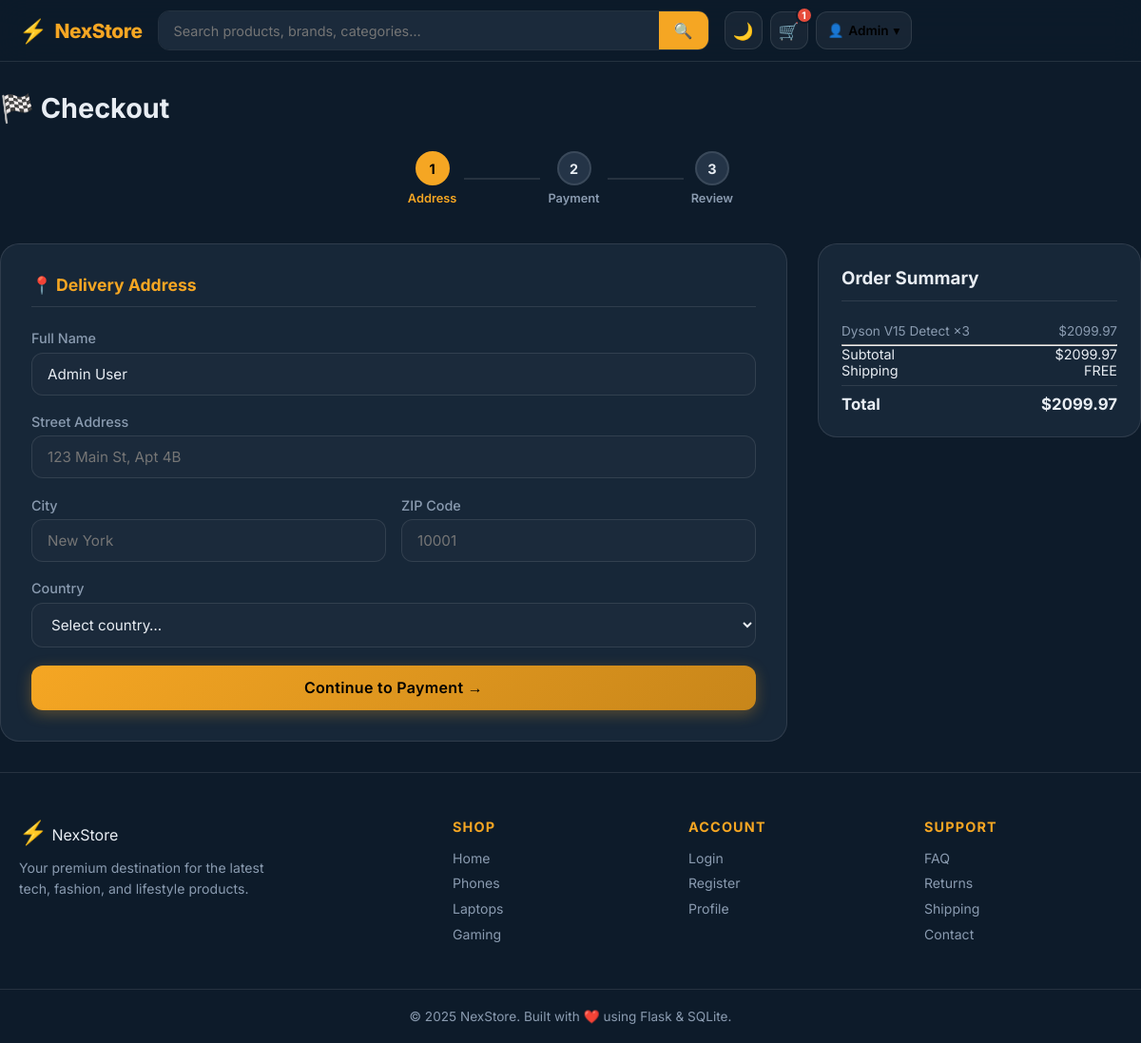
Page /checkout (signed in) on the committed database.
### tables this page shows
CREATE TABLE users (
            id INTEGER PRIMARY KEY AUTOINCREMENT,
            name TEXT NOT NULL,
            email TEXT NOT NULL UNIQUE,
            password_hash TEXT NOT NULL,
            role TEXT NOT NULL DEFAULT 'user',
            avatar TEXT DEFAULT NULL,
            created_at DATETIME DEFAULT CURRENT_TIMESTAMP
        , last_login DATETIME DEFAULT NULL);

CREATE TABLE cart (
            id INTEGER PRIMARY KEY AUTOINCREMENT,
            user_id INTEGER NOT NULL,
            product_id INTEGER NOT NULL,
            quantity INTEGER NOT NULL DEFAULT 1, variant_id INTEGER DEFAULT NULL,
            FOREIGN KEY (user_id) REFERENCES users(id),
            FOREIGN KEY (product_id) REFERENCES products(id),
            UNIQUE(user_id, product_id)
        );

CREATE TABLE products (
            id INTEGER PRIMARY KEY AUTOINCREMENT,
            name TEXT NOT NULL,
            description TEXT,
            price REAL NOT NULL,
            old_price REAL DEFAULT NULL,
            category_id INTEGER NOT NULL,
            image_url TEXT,
            stock INTEGER DEFAULT 10,
            rating REAL DEFAULT 4.0,
            reviews_count INTEGER DEFAULT 0,
            is_featured INTEGER DEFAULT 0,
            is_deal INTEGER DEFAULT 0,
            FOREIGN KEY (category_id) REFERENCES categories(id)
        );

### controllers/order_controller.py (the view, shortened to what this page needs)
@order_bp.route('/checkout', methods=['GET', 'POST'])
@login_required
def checkout():
    user_id = session['user_id']
    items   = get_cart_items(user_id)
    if not items:
        flash('Your cart is empty.', 'warning')
        return redirect(url_for('cart.view_cart'))
    subtotal = get_cart_total(user_id)
    promo    = session.get('promo_code')
    discount = round(subtotal * PROMO_CODES[promo], 2) if promo and promo in PROMO_CODES else 0
    shipping = 0 if subtotal >= 50 else 9.99
    total    = round(subtotal - discount + shipping, 2)
    user = get_user_by_id(user_id)
    return render_template(
        'checkout/checkout.html',
        items=items,
        subtotal=subtotal,
        discount=discount,
        shipping=shipping,
        total=total,
        user=user,
        cart_count=get_cart_count(user_id)
    )

### controllers/auth_controller.py (called while the page is built)
def login_required(f):
    from functools import wraps
    @wraps(f)
    def decorated(*args, **kwargs):
        if 'user_id' not in session:
            flash('Please log in to continue.', 'warning')
            return redirect(url_for('auth.login', next=request.url))
        return f(*args, **kwargs)
    return decorated

### models/cart.py (called while the page is built)
def get_cart_items(user_id):
    conn = get_db()
    items = conn.execute(
        """SELECT c.id, c.quantity, p.id AS product_id, p.name, p.price,
                  p.old_price, p.image_url, p.stock,
                  v.color_name, v.color_hex, v.price_modifier
           FROM cart c
           JOIN products p ON c.product_id = p.id
           LEFT JOIN product_variants v ON c.variant_id = v.id
           WHERE c.user_id = ?
           ORDER BY c.id DESC""",
        (user_id,)
    ).fetchall()
    conn.close()
    return items

def get_cart_count(user_id):
    conn = get_db()
    result = conn.execute(
        "SELECT COUNT(*) FROM cart WHERE user_id=?", (user_id,)
    ).fetchone()[0]
    conn.close()
    return result

def get_cart_total(user_id):
    conn = get_db()
    result = conn.execute(
        """SELECT COALESCE(SUM((p.price + COALESCE(v.price_modifier, 0)) * c.quantity), 0)
           FROM cart c
           JOIN products p ON c.product_id = p.id
           LEFT JOIN product_variants v ON c.variant_id = v.id
           WHERE c.user_id = ?""",
        (user_id,)
    ).fetchone()[0]
    conn.close()
    return round(result, 2)

### models/database.py (called while the page is built)
def get_db():
    conn = sqlite3.connect(DB_PATH)
    conn.row_factory = sqlite3.Row
    conn.execute("PRAGMA foreign_keys = ON")
    return conn

### models/user.py (called while the page is built)
def get_user_by_id(user_id):
    conn = get_db()
    user = conn.execute(
        "SELECT * FROM users WHERE id = ?", (user_id,)
    ).fetchone()
    conn.close()
    return user

### templates/checkout/checkout.html (shortened to what this page needs)
{% extends 'base.html' %}
{% block content %}
<div class="container checkout-page">
  <h1 class="page-title">🏁 Checkout</h1>
  <div class="steps-bar">
    <div class="step active" id="step1">
      <div class="step-circle">1</div><span>Address</span>
    </div>
    <div class="step-line"></div>
    <div class="step" id="step2">
      <div class="step-circle">2</div><span>Payment</span>
    </div>
    <div class="step-line"></div>
    <div class="step" id="step3">
      <div class="step-circle">3</div><span>Review</span>
    </div>
  </div>
  <div class="checkout-layout">
    <div class="checkout-form-panel">
      <form method="POST" action="{{ url_for('order.checkout') }}" id="checkoutForm">
        <div class="checkout-step active" id="formStep1">
          <h3>📍 Delivery Address</h3>
          <div class="form-group">
            <label>Full Name</label>
            <input type="text" name="full_name" class="form-input" required
                   value="{{ user['name'] if user else '' }}" placeholder="John Doe"/>
          </div>
          <div class="form-group">
            <label>Street Address</label>
            <input type="text" name="address" class="form-input" required
                   placeholder="123 Main St, Apt 4B"/>
          </div>
          <div class="form-row-2">
            <div class="form-group">
              <label>City</label>
              <input type="text" name="city" class="form-input" required placeholder="New York"/>
            </div>
            <div class="form-group">
              <label>ZIP Code</label>
              <input type="text" name="zip_code" class="form-input" required placeholder="10001"/>
            </div>
          </div>
          <div class="form-group">
            <label>Country</label>
            <select name="country" class="form-input" required>
              <option value="">Select country…</option>
            </select>
          </div>
          <button type="button" class="btn btn-primary btn-full btn-lg" onclick="goStep(2)">
            Continue to Payment →
          </button>
        </div>
      </form>
    </div>
    <div class="checkout-summary">
      <h3>Order Summary</h3>
      {% for item in items %}
      <div class="summary-item">
        <span>{{ item['name'][:28] }}{% if item['name']|length > 28 %}…{% endif %} ×{{ item['quantity'] }}</span>
        <span>${{ '%.2f'|format(item['price'] * item['quantity']) }}</span>
      </div>
      {% endfor %}
      <hr/>
      <div class="summary-row"><span>Subtotal</span><span>${{ '%.2f'|format(subtotal) }}</span></div>
      <div class="summary-row"><span>Shipping</span>
        <span>{% if shipping == 0 %}FREE{% else %}${{ '%.2f'|format(shipping) }}{% endif %}</span>
      </div>
      <div class="summary-row total-row"><span>Total</span><span>${{ '%.2f'|format(total) }}</span></div>
    </div>
  </div>
</div>
{% endblock %}

### templates/base.html (shortened to what this page needs)
<!DOCTYPE html>
<html lang="en" data-theme="dark">
<head>
  <link rel="stylesheet" href="{{ url_for('static', filename='css/style.css') }}"/>
</head>
<body>
<nav class="navbar" id="mainNav">
  <div class="nav-inner">
    <a href="{{ url_for('store.home') }}" class="nav-logo">
      <span class="logo-icon">⚡</span>
      <span class="logo-text">NexStore</span>
    </a>
    <div class="search-wrapper" id="searchWrapper">
      <form action="{{ url_for('store.search') }}" method="get" class="search-form" autocomplete="off">
        <input type="text" name="q" id="searchInput" class="search-input"
               placeholder="Search products, brands, categories…"
               value="{{ request.args.get('q','') }}"/>
        <button type="submit" class="search-btn" aria-label="Search">🔍</button>
      </form>
    </div>
    <div class="nav-actions">
      <button class="icon-btn theme-toggle" id="themeToggle" title="Toggle theme" aria-label="Toggle dark/light mode">
        <span class="theme-icon">🌙</span>
      </button>
      {% if session.get('user_id') %}
        <a href="{{ url_for('cart.view_cart') }}" class="icon-btn cart-btn" id="cartBtn" aria-label="Cart">
          🛒
          <span class="badge" id="cartBadge">{{ cart_count|default(0) }}</span>
        </a>
        <div class="user-menu-wrapper">
          <button class="user-btn icon-btn" id="userMenuBtn" aria-label="User menu">
            👤 <span class="user-name-short">{{ session.get('user_name','').split()[0] }}</span> ▾
          </button>
        </div>
      {% else %}
        <a href="{{ url_for('auth.login') }}" class="btn btn-outline btn-sm">Login</a>
        <a href="{{ url_for('auth.register') }}" class="btn btn-primary btn-sm">Register</a>
      {% endif %}
    </div>
  </div>
</nav>
<main class="main-content">
  {% block content %}{% endblock %}
</main>
<footer class="footer">
  <div class="footer-inner">
    <div class="footer-brand">
      <span class="logo-icon">⚡</span>
      <span class="logo-text">NexStore</span>
      <p>Your premium destination for the latest tech, fashion, and lifestyle products.</p>
    </div>
    <div class="footer-links">
      <h4>Shop</h4>
      <a href="{{ url_for('store.home') }}">Home</a>
      <a href="{{ url_for('store.category', slug='phones') }}">Phones</a>
      <a href="{{ url_for('store.category', slug='laptops') }}">Laptops</a>
      <a href="{{ url_for('store.category', slug='gaming') }}">Gaming</a>
    </div>
    <div class="footer-links">
      <h4>Account</h4>
      <a href="{{ url_for('auth.login') }}">Login</a>
      <a href="{{ url_for('auth.register') }}">Register</a>
      {% if session.get('user_id') %}<a href="{{ url_for('order.profile') }}">Profile</a>{% endif %}
    </div>
    <div class="footer-links">
      <h4>Support</h4>
      <a href="#">FAQ</a>
      <a href="#">Returns</a>
      <a href="#">Shipping</a>
      <a href="#">Contact</a>
    </div>
  </div>
  <div class="footer-bottom">
    <p>© 2025 NexStore. Built with ❤️ using Flask &amp; SQLite.</p>
  </div>
</footer>
</body>
</html>

### rows in the picture
users: get "Admin", full_name "Admin User"
cart: name "Dyson V15 Detect", quantity "3"
products: item['price']*item['quantity'] "2099.97"

### other values in the picture
{{ cart_count|default(0) }} "1"
{{ '%.2f'|format(subtotal) }} "2099.97"
{{ '%.2f'|format(total) }} "2099.97"
